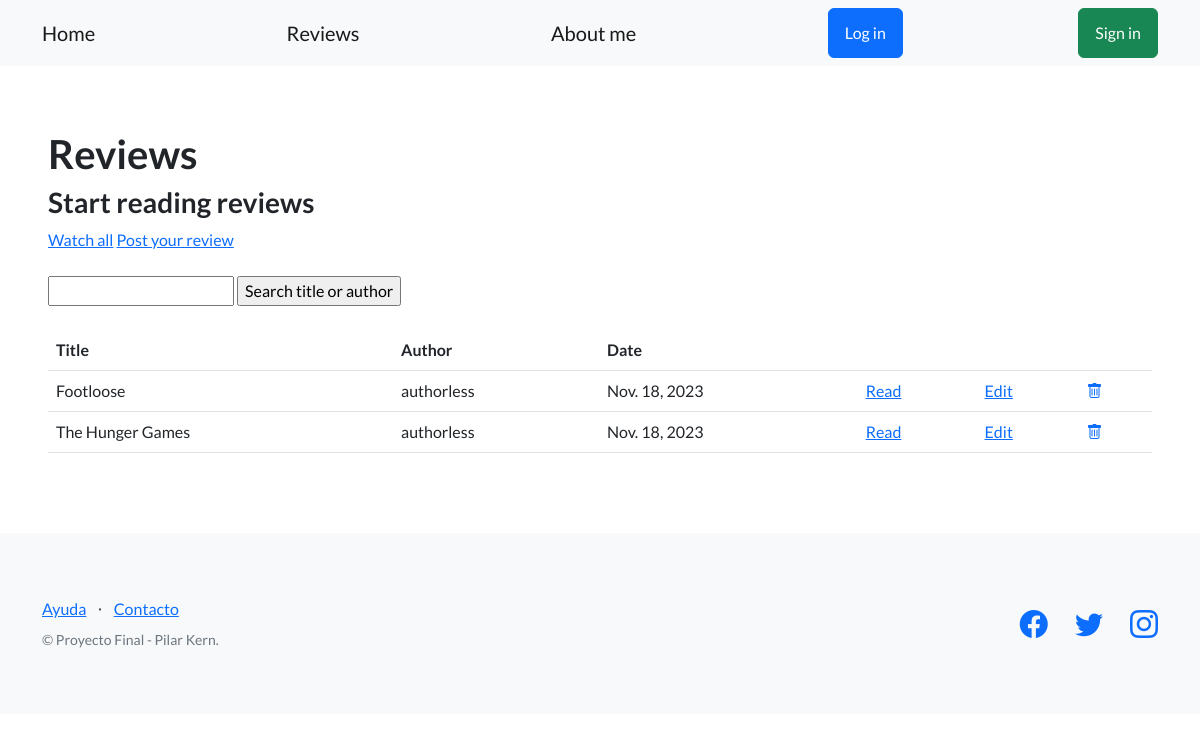
Screenshot of /blog/articles/ with the database file from the repository.
### blog/models.py (models this page shows, shortened)
class Article(models.Model):
    title = models.CharField(max_length=64)
    subtitle = models.CharField(max_length=256, blank=True)
    body = models.TextField(blank=True)
    author = models.CharField(max_length=256, blank=True)
    date = models.DateField(blank=True)

### blog/views.py (the view)
# urls.py: path('articles/', ArticleListView.as_view(), name='articles_list'),
class ArticleListView(ListView):
     model = Article
     template_name = 'blog/articles_list.html'

### blog/templates/blog/articles_list.html (shortened to what this page needs)
{% extends 'base.html' %}
{% block contenido %}
<h1>Reviews</h1>
    <h3>Start reading reviews</h3>
    <a href="{% url 'articles_list' %}">Watch all</a>
    <a href="{% url 'new_article' %}">Post your review</a>
    <br><br>
    <form action="{% url 'search_articles' %}" method="post">
        <input type="text" name="search">
        <input type="submit" value="Search title or author">
      </form>
      <br>
    <table class='table'>
        <tbody>
            <tr>
                <th>Title</th>
                <th>Author</th>
                <th>Date</th>
                <th></th>
                <th></th>
                <th></th>
            </tr>
            {% for article in object_list %}
            <tr>
                <td>{{ article.title }}</td>
                {% if article.author == '' %}
                <td>authorless</td>
                {% else %}
                <td>{{ article.author }}</td>
                {% endif %}
                <td>{{ article.date }}</td>
                <td>
                    <a href="{% url 'read_article' article.id %}">Read</a>
                </td>
                <td>
                    <a href="{% url 'edit_article' article.id %}">Edit</a>
                  </td>
                  <td>
                    <a href="{% url 'delete_article' article.id %}">
                      <i class="bi bi-trash"></i>
                    </a>
            </tr>
            {% endfor %}
        </tbody>
    </table>
{% endblock contenido %}

### rows the page displays
Article: title "Footloose", author "authorless", date "Nov. 18, 2023"
Article: title "The Hunger Games", author "authorless", date "Nov. 18, 2023"
